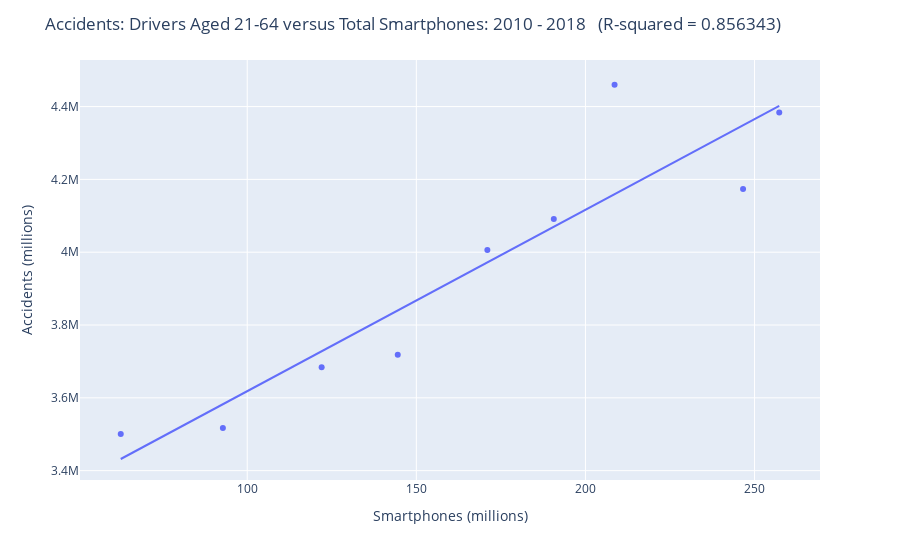

Notebook source saved alongside this figure:
### Code cell
#Plot cccidents involving drivers aged 21 - 64 versus Total Smartphones: 2010 - 2018
smartphones=total_smartphones
accidents=all_other_drivers2
fig = px.scatter(all_accident_graph_df, x=smartphones, y=accidents, trendline="ols")

#Edit the layout
fig.update_layout(title='Accidents: Drivers Aged 21-64 versus Total Smartphones: 2010 - 2018   (R-squared = 0.856343)',
                   xaxis_title='Smartphones (millions)',
                   yaxis_title='Accidents (millions)')
                  
fig.show()
results = px.get_trendline_results(fig)
fig.write_image("output_data/national_middle_driver_regression.png")

### Figure 1 — Plotly figure (JSON) as saved in the notebook; plotly's stock layout.template omitted (floating-point values rounded to 4 significant figures)
{"data": [{"hoverlabel": {"namelength": 0}, "hovertemplate": "x=%{x}<br>y=%{y}", "legendgroup": "", "marker": {"color": "#636efa", "symbol": "circle"}, "mode": "markers", "name": "", "showlegend": false, "type": "scatter", "x": [62.6, 92.8, 122, 144.5, 171, 190.6, 208.6, 246.6, 257.3], "xaxis": "x", "y": [3500668, 3516857, 3683902, 3718066, 4005942, 4090877, 4459939, 4173708, 4383478], "yaxis": "y"}, {"hoverlabel": {"namelength": 0}, "hovertemplate": "<b>OLS trendline</b><br>y = 4980.844229 * x + 3120204.999093<br>R<sup>2</sup>=0.856343<br><br>x=%{x}<br>y=%{y} <b>(trend)</b>", "legendgroup": "", "marker": {"color": "#636efa", "symbol": "circle"}, "mode": "lines", "name": "", "showlegend": false, "type": "scatter", "x": [62.6, 92.8, 122, 144.5, 171, 190.6, 208.6, 246.6, 257.3], "xaxis": "x", "y": [3432000.0, 3582000.0, 3728000.0, 3840000.0, 3972000.0, 4070000.0, 4159000.0, 4348000.0, 4402000.0], "yaxis": "y"}], "layout": {"legend": {"tracegroupgap": 0}, "margin": {"t": 60}, "title": {"text": "Accidents: Drivers Aged 21-64 versus Total Smartphones: 2010 - 2018   (R-squared = 0.856343)"}, "xaxis": {"anchor": "y", "domain": [0, 1], "title": {"text": "Smartphones (millions)"}}, "yaxis": {"anchor": "x", "domain": [0, 1], "title": {"text": "Accidents (millions)"}}}}
